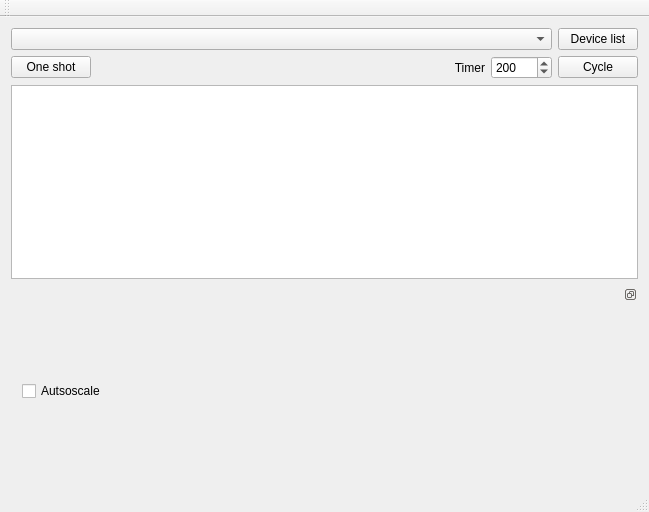
<?xml version="1.0" encoding="UTF-8"?>
<ui version="4.0">
 <class>MainWindow</class>
 <widget class="QMainWindow" name="MainWindow">
  <property name="geometry">
   <rect>
    <x>0</x>
    <y>0</y>
    <width>649</width>
    <height>512</height>
   </rect>
  </property>
  <property name="windowTitle">
   <string>MainWindow</string>
  </property>
  <widget class="QWidget" name="centralWidget">
   <layout class="QVBoxLayout" name="verticalLayout">
    <item>
     <layout class="QHBoxLayout" name="horizontalLayout_3">
      <item>
       <widget class="QComboBox" name="cbDevices"/>
      </item>
      <item>
       <widget class="QPushButton" name="bnGetDeviceList">
        <property name="sizePolicy">
         <sizepolicy hsizetype="Fixed" vsizetype="Fixed">
          <horstretch>0</horstretch>
          <verstretch>0</verstretch>
         </sizepolicy>
        </property>
        <property name="text">
         <string>Device list</string>
        </property>
       </widget>
      </item>
     </layout>
    </item>
    <item>
     <layout class="QHBoxLayout" name="horizontalLayout_4">
      <item>
       <widget class="QPushButton" name="bnOneShot">
        <property name="sizePolicy">
         <sizepolicy hsizetype="Fixed" vsizetype="Fixed">
          <horstretch>0</horstretch>
          <verstretch>0</verstretch>
         </sizepolicy>
        </property>
        <property name="text">
         <string>One shot</string>
        </property>
       </widget>
      </item>
      <item>
       <spacer name="horizontalSpacer">
        <property name="orientation">
         <enum>Qt::Horizontal</enum>
        </property>
        <property name="sizeHint" stdset="0">
         <size>
          <width>40</width>
          <height>20</height>
         </size>
        </property>
       </spacer>
      </item>
      <item>
       <widget class="QLabel" name="lblTimer">
        <property name="text">
         <string>Timer</string>
        </property>
        <property name="alignment">
         <set>Qt::AlignRight|Qt::AlignTrailing|Qt::AlignVCenter</set>
        </property>
       </widget>
      </item>
      <item>
       <widget class="QSpinBox" name="spinTimer">
        <property name="sizePolicy">
         <sizepolicy hsizetype="Fixed" vsizetype="Fixed">
          <horstretch>0</horstretch>
          <verstretch>0</verstretch>
         </sizepolicy>
        </property>
        <property name="minimum">
         <number>100</number>
        </property>
        <property name="maximum">
         <number>10000</number>
        </property>
        <property name="value">
         <number>200</number>
        </property>
       </widget>
      </item>
      <item>
       <widget class="QPushButton" name="bnCycle">
        <property name="sizePolicy">
         <sizepolicy hsizetype="Fixed" vsizetype="Fixed">
          <horstretch>0</horstretch>
          <verstretch>0</verstretch>
         </sizepolicy>
        </property>
        <property name="text">
         <string>Cycle</string>
        </property>
       </widget>
      </item>
     </layout>
    </item>
    <item>
     <widget class="QTextEdit" name="textEdit"/>
    </item>
    <item>
     <widget class="QDockWidget" name="dockWidget">
      <property name="sizePolicy">
       <sizepolicy hsizetype="Expanding" vsizetype="Expanding">
        <horstretch>0</horstretch>
        <verstretch>0</verstretch>
       </sizepolicy>
      </property>
      <property name="floating">
       <bool>true</bool>
      </property>
      <property name="features">
       <set>QDockWidget::DockWidgetFloatable|QDockWidget::DockWidgetMovable</set>
      </property>
      <widget class="QWidget" name="dockWidgetContents">
       <layout class="QVBoxLayout" name="verticalLayout_3">
        <item>
         <layout class="QVBoxLayout" name="verticalLayout_2">
          <property name="spacing">
           <number>2</number>
          </property>
          <item>
           <widget class="QCheckBox" name="checkAutoscale">
            <property name="text">
             <string>Autsoscale</string>
            </property>
           </widget>
          </item>
         </layout>
        </item>
       </layout>
      </widget>
     </widget>
    </item>
   </layout>
  </widget>
  <widget class="QMenuBar" name="menuBar">
   <property name="geometry">
    <rect>
     <x>0</x>
     <y>0</y>
     <width>649</width>
     <height>21</height>
    </rect>
   </property>
  </widget>
  <widget class="QToolBar" name="mainToolBar">
   <attribute name="toolBarArea">
    <enum>TopToolBarArea</enum>
   </attribute>
   <attribute name="toolBarBreak">
    <bool>false</bool>
   </attribute>
  </widget>
  <widget class="QStatusBar" name="statusBar"/>
 </widget>
 <layoutdefault spacing="6" margin="11"/>
 <resources/>
 <connections/>
</ui>
